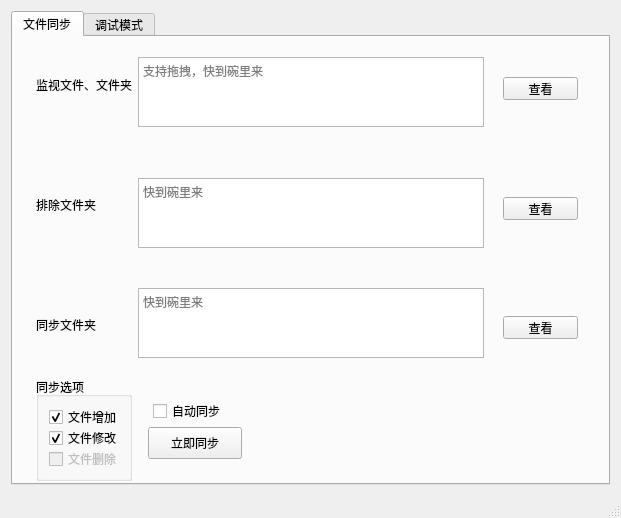
<?xml version="1.0" encoding="UTF-8"?>
<ui version="4.0">
 <class>MainWindow</class>
 <widget class="QMainWindow" name="MainWindow">
  <property name="geometry">
   <rect>
    <x>0</x>
    <y>0</y>
    <width>621</width>
    <height>518</height>
   </rect>
  </property>
  <property name="windowTitle">
   <string>MainWindow</string>
  </property>
  <widget class="QWidget" name="centralWidget">
   <layout class="QHBoxLayout" name="horizontalLayout">
    <item>
     <widget class="QTabWidget" name="tabWidget">
      <property name="currentIndex">
       <number>0</number>
      </property>
      <widget class="QWidget" name="tab_1">
       <attribute name="title">
        <string>文件同步</string>
       </attribute>
       <widget class="QGroupBox" name="groupBox">
        <property name="geometry">
         <rect>
          <x>23</x>
          <y>340</y>
          <width>96</width>
          <height>104</height>
         </rect>
        </property>
        <property name="title">
         <string>同步选项</string>
        </property>
        <widget class="QCheckBox" name="checkBox">
         <property name="geometry">
          <rect>
           <x>13</x>
           <y>30</y>
           <width>77</width>
           <height>20</height>
          </rect>
         </property>
         <property name="text">
          <string>文件增加</string>
         </property>
         <property name="checked">
          <bool>true</bool>
         </property>
         <property name="tristate">
          <bool>false</bool>
         </property>
        </widget>
        <widget class="QCheckBox" name="checkBox_2">
         <property name="geometry">
          <rect>
           <x>13</x>
           <y>51</y>
           <width>77</width>
           <height>20</height>
          </rect>
         </property>
         <property name="text">
          <string>文件修改</string>
         </property>
         <property name="checked">
          <bool>true</bool>
         </property>
        </widget>
        <widget class="QCheckBox" name="checkBox_3">
         <property name="enabled">
          <bool>false</bool>
         </property>
         <property name="geometry">
          <rect>
           <x>13</x>
           <y>72</y>
           <width>77</width>
           <height>20</height>
          </rect>
         </property>
         <property name="text">
          <string>文件删除</string>
         </property>
        </widget>
       </widget>
       <widget class="QPushButton" name="manualSyn">
        <property name="geometry">
         <rect>
          <x>135</x>
          <y>390</y>
          <width>94</width>
          <height>32</height>
         </rect>
        </property>
        <property name="sizePolicy">
         <sizepolicy hsizetype="Fixed" vsizetype="Fixed">
          <horstretch>0</horstretch>
          <verstretch>0</verstretch>
         </sizepolicy>
        </property>
        <property name="text">
         <string>立即同步</string>
        </property>
       </widget>
       <widget class="QCheckBox" name="autoSyn">
        <property name="geometry">
         <rect>
          <x>140</x>
          <y>364</y>
          <width>77</width>
          <height>20</height>
         </rect>
        </property>
        <property name="text">
         <string>自动同步</string>
        </property>
       </widget>
       <widget class="QLabel" name="label_3">
        <property name="geometry">
         <rect>
          <x>23</x>
          <y>160</y>
          <width>96</width>
          <height>16</height>
         </rect>
        </property>
        <property name="text">
         <string>排除文件夹      </string>
        </property>
       </widget>
       <widget class="CustomEdit" name="exceptEdit">
        <property name="geometry">
         <rect>
          <x>125</x>
          <y>141</y>
          <width>346</width>
          <height>70</height>
         </rect>
        </property>
        <property name="html">
         <string>&lt;!DOCTYPE HTML PUBLIC &quot;-//W3C//DTD HTML 4.0//EN&quot; &quot;http://www.w3.org/TR/REC-html40/strict.dtd&quot;&gt;
&lt;html&gt;&lt;head&gt;&lt;meta name=&quot;qrichtext&quot; content=&quot;1&quot; /&gt;&lt;style type=&quot;text/css&quot;&gt;
p, li { white-space: pre-wrap; }
&lt;/style&gt;&lt;/head&gt;&lt;body style=&quot; font-family:'SimSun'; font-size:9pt; font-weight:400; font-style:normal;&quot;&gt;
&lt;p style=&quot;-qt-paragraph-type:empty; margin-top:0px; margin-bottom:0px; margin-left:0px; margin-right:0px; -qt-block-indent:0; text-indent:0px;&quot;&gt;&lt;br /&gt;&lt;/p&gt;&lt;/body&gt;&lt;/html&gt;</string>
        </property>
        <property name="placeholderText">
         <string>快到碗里来</string>
        </property>
       </widget>
       <widget class="QPushButton" name="pushButton_4">
        <property name="geometry">
         <rect>
          <x>490</x>
          <y>160</y>
          <width>75</width>
          <height>23</height>
         </rect>
        </property>
        <property name="text">
         <string>查看</string>
        </property>
       </widget>
       <widget class="QLabel" name="label_1">
        <property name="geometry">
         <rect>
          <x>23</x>
          <y>280</y>
          <width>96</width>
          <height>16</height>
         </rect>
        </property>
        <property name="text">
         <string>同步文件夹      </string>
        </property>
       </widget>
       <widget class="CustomEdit" name="compareEdit">
        <property name="geometry">
         <rect>
          <x>125</x>
          <y>251</y>
          <width>346</width>
          <height>70</height>
         </rect>
        </property>
        <property name="placeholderText">
         <string>快到碗里来</string>
        </property>
       </widget>
       <widget class="QPushButton" name="pushButton">
        <property name="geometry">
         <rect>
          <x>490</x>
          <y>279</y>
          <width>75</width>
          <height>23</height>
         </rect>
        </property>
        <property name="sizePolicy">
         <sizepolicy hsizetype="Fixed" vsizetype="Fixed">
          <horstretch>0</horstretch>
          <verstretch>0</verstretch>
         </sizepolicy>
        </property>
        <property name="text">
         <string>查看</string>
        </property>
       </widget>
       <widget class="QLabel" name="label_2">
        <property name="geometry">
         <rect>
          <x>23</x>
          <y>40</y>
          <width>96</width>
          <height>16</height>
         </rect>
        </property>
        <property name="text">
         <string>监视文件、文件夹</string>
        </property>
       </widget>
       <widget class="CustomEdit" name="watchEdit">
        <property name="geometry">
         <rect>
          <x>125</x>
          <y>20</y>
          <width>346</width>
          <height>70</height>
         </rect>
        </property>
        <property name="placeholderText">
         <string>支持拖拽，快到碗里来</string>
        </property>
       </widget>
       <widget class="QPushButton" name="pushButton_2">
        <property name="geometry">
         <rect>
          <x>490</x>
          <y>40</y>
          <width>75</width>
          <height>23</height>
         </rect>
        </property>
        <property name="sizePolicy">
         <sizepolicy hsizetype="Fixed" vsizetype="Fixed">
          <horstretch>0</horstretch>
          <verstretch>0</verstretch>
         </sizepolicy>
        </property>
        <property name="text">
         <string>查看</string>
        </property>
       </widget>
      </widget>
      <widget class="QWidget" name="tab_8">
       <attribute name="title">
        <string>调试模式</string>
       </attribute>
       <widget class="QLabel" name="label">
        <property name="geometry">
         <rect>
          <x>70</x>
          <y>40</y>
          <width>81</width>
          <height>16</height>
         </rect>
        </property>
        <property name="text">
         <string>调试列表</string>
        </property>
       </widget>
       <widget class="CustomListWidget" name="listWidget">
        <property name="geometry">
         <rect>
          <x>70</x>
          <y>70</y>
          <width>231</width>
          <height>231</height>
         </rect>
        </property>
       </widget>
       <widget class="QPushButton" name="pushButton_3">
        <property name="geometry">
         <rect>
          <x>70</x>
          <y>310</y>
          <width>75</width>
          <height>20</height>
         </rect>
        </property>
        <property name="text">
         <string>刷新</string>
        </property>
       </widget>
      </widget>
     </widget>
    </item>
   </layout>
  </widget>
  <widget class="QStatusBar" name="statusBar"/>
 </widget>
 <layoutdefault spacing="6" margin="11"/>
 <customwidgets>
  <customwidget>
   <class>CustomEdit</class>
   <extends>QTextEdit</extends>
   <header>customedit.h</header>
  </customwidget>
  <customwidget>
   <class>CustomListWidget</class>
   <extends>QListWidget</extends>
   <header location="global">customlistwidget.h</header>
  </customwidget>
 </customwidgets>
 <resources/>
 <connections/>
</ui>
